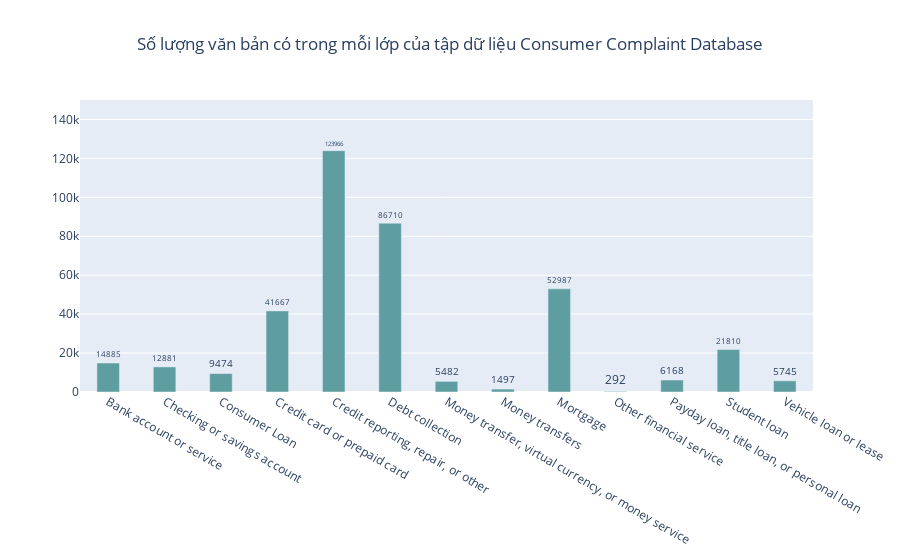

Notebook cell for this chart:
### Markdown cell above
## VISUALIZATION

### Code cell
groups = data_Clean.groupby(by='Label').count()['Text']

fig = go.Figure()
fig.add_trace(go.Bar(
    x=groups.index,
    y=groups.values,
    marker_color='cadetblue',
    width=0.4, 
    text=groups,
    textposition='outside'
))

fig.update_layout(title=f'Số lượng văn bản có trong mỗi lớp của tập dữ liệu Consumer Complaint Database', title_x=0.5,  yaxis=dict(range=[0, 150000]))

fig.show()

### Figure 1 — Plotly figure (JSON) as saved in the notebook; plotly's stock layout.template omitted (floating-point values rounded to 4 significant figures)
{"data": [{"marker": {"color": "cadetblue"}, "text": [14885, 12881, 9474, 41667, 123966, 86710, 5482, 1497, 52987, 292, 6168, 21810, 5745], "textposition": "outside", "type": "bar", "width": 0.4, "x": ["Bank account or service", "Checking or savings account", "Consumer Loan", "Credit card or prepaid card", "Credit reporting, repair, or other", "Debt collection", "Money transfer, virtual currency, or money service", "Money transfers", "Mortgage", "Other financial service", "Payday loan, title loan, or personal loan", "Student loan", "Vehicle loan or lease"], "y": [14885, 12881, 9474, 41667, 123966, 86710, 5482, 1497, 52987, 292, 6168, 21810, 5745]}], "layout": {"title": {"text": "Số lượng văn bản có trong mỗi lớp của tập dữ liệu Consumer Complaint Database", "x": 0.5}, "yaxis": {"range": [0, 150000]}}}
